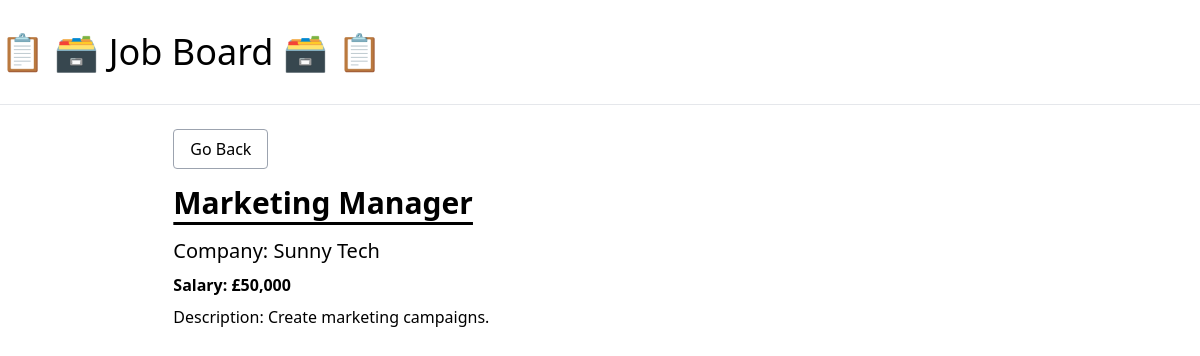
The app's page /job/3/ with its own data.
### job_board/models.py (models this page shows, shortened)
class JobPosting(models.Model):
    title = models.CharField(max_length=100)
    description = models.TextField()
    company = models.CharField(max_length=100)
    salary = models.IntegerField()
    is_active = models.BooleanField(default=False)

### job_board/views.py (the view)
# urls.py: path('job/<int:pk>/', job_detail, name='job-detail')
def job_detail(request, pk):
    job_posting = get_object_or_404(JobPosting, pk=pk, is_active=True)
    context = {
        'posting': job_posting
    }
    return render(request, 'job_board/detail.html', context)

### job_board/templates/job_board/detail.html
{% extends "job_board/_base.html" %}
{% load humanize %}
{% block content %}
    <div class="w-10/12 mx-auto">
        <p class="pb-6"><a href="{% url "home" %}" class="border border-gray-400 rounded px-4 py-2 hover:bg-gray-200">Go Back</a></p>
        <h1 class="text-3xl font-semibold pb-4 underline underline-offset-8">{{ posting.title }}</h1>
        <p class="pb-2 text-xl">Company: {{ posting.company }}</p>
        <p class="pb-2 font-semibold">Salary: £{{ posting.salary|intcomma }}</p>
        <p>Description: {{ posting.description }}</p>
    </div>
{% endblock content %}

### records on screen
JobPosting: title "Marketing Manager", company "Sunny Tech", salary "50,000", description "Create marketing campaigns."
